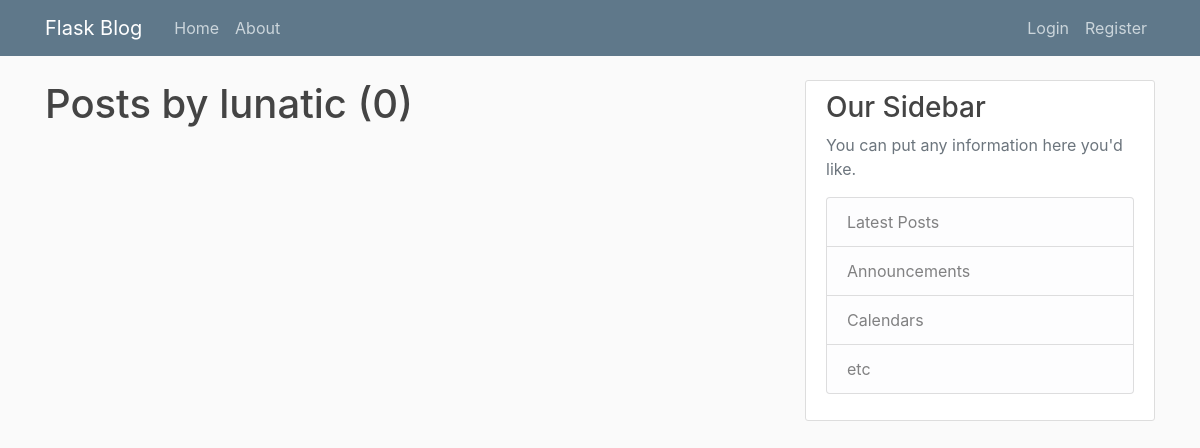
Before: /user/lunatic with the older database file.
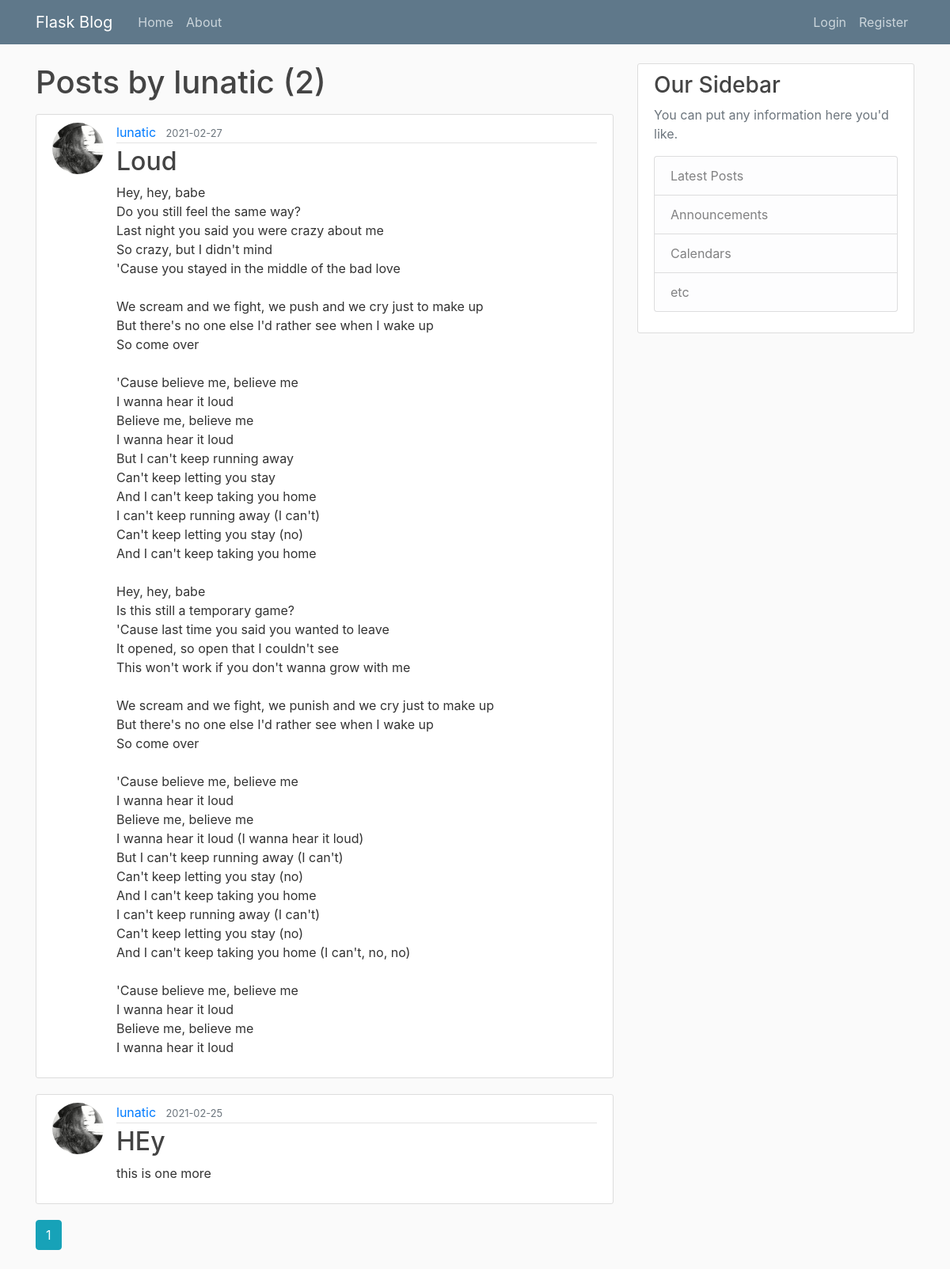
After: the same page with the newer database file.
### flaskblog/models.py (models this page shows, shortened)
class Post(db.Model):
    id = db.Column(db.Integer, primary_key=True)
    title = db.Column(db.String(100), nullable=False)
    date_posted = db.Column(db.DateTime, nullable=False, default=datetime.utcnow)
    content = db.Column(db.Text, nullable=False)
    user_id = db.Column(db.Integer, db.ForeignKey('user.id'), nullable=False)

class User(db.Model, UserMixin):
    id = db.Column(db.Integer, primary_key=True)
    username = db.Column(db.String(20), unique=True, nullable=False)
    email = db.Column(db.String(120), unique=True, nullable=False)
    image_file = db.Column(db.String(20), nullable=False, default='default.jpg')
    password = db.Column(db.String(60), nullable=False)
    posts = db.relationship('Post', backref='author', lazy=True)

### flaskblog/users/routes.py (the view)
@users.route('/user/<string:username>')
def user_posts(username):
    page = request.args.get('page', 1, type=int)
    user = User.query.filter_by(username=username).first_or_404()
    posts = Post.query.filter_by(author=user)\
        .order_by(Post.date_posted.desc())\
        .paginate(page=page, per_page=5)
    return render_template('user_posts.html', posts=posts, user=user)

### flaskblog/templates/user_posts.html
{% extends "layout.html" %}
{% block content %}
    <h1 class="mb-3">Posts by {{ user.username }} ({{ posts.total }})</h1>
    {% for post in posts.items %}
        <article class="media content-section">
          <img class="rounded-circle article-img" src="{{ url_for('static', filename='profile_pics/' + post.author.image_file) }}">
          <div class="media-body">
            <div class="article-metadata">
              <a class="mr-2" href="{{ url_for('users.user_posts', username=post.author.username) }}">{{ post.author.username }}</a>
              <small class="text-muted">{{ post.date_posted.strftime('%Y-%m-%d') }}</small>
            </div>
            <h2><a class="article-title" href="{{ url_for('posts.post', post_id=post.id) }}">{{ post.title }}</a></h2>
            <p class="article-content">{{ post.content }}</p>
          </div>
        </article>
    {% endfor %}
    {% for page_num in posts.iter_pages(left_edge=1, right_edge=1, left_current=1, right_current=2) %}
      {% if page_num %}
        {% if posts.page == page_num %}
          <a class="btn btn-info mb-4" href="{{ url_for('users.user_posts', username=user.username, page=page_num) }}">{{ page_num }}</a>
        {% else %}
          <a class="btn btn-outline-info mb-4" href="{{ url_for('users.user_posts', username=user.username, page=page_num) }}">{{ page_num }}</a>
        {% endif %}
      {% else %}
        ...
      {% endif %}
    {% endfor %}
{% endblock content %}

Changed rows visible on the page:
added Post: image_file (picture), author.username "lunatic", date_posted "2021-02-27", title "Loud", content "Hey, hey, babe Do you still feel the same way? Last night you said you were crazy about me So crazy, but I didn't mind 'Cause you stayed in the middle of the bad love We scream and we fight, we push and we cry just to make up But there's no one else I'd rather see when I wake up So come over 'Cause believe me, believe me I wanna hear it loud Believe me, believe me I wanna hear it loud But I can't keep running away Can't keep letting you stay And I can't keep taking you home I can't keep running away (I can't) Can't keep letting you stay (no) And I can't keep taking you home Hey, hey, babe Is this still a temporary game? 'Cause last time you said you wanted to leave It opened, so open that I…"
added Post: image_file (picture), author.username "lunatic", date_posted "2021-02-25", title "HEy", content "this is one more"
Other visible differences:
{{ posts.total }}: "0" → "2"
new list line: "1"
